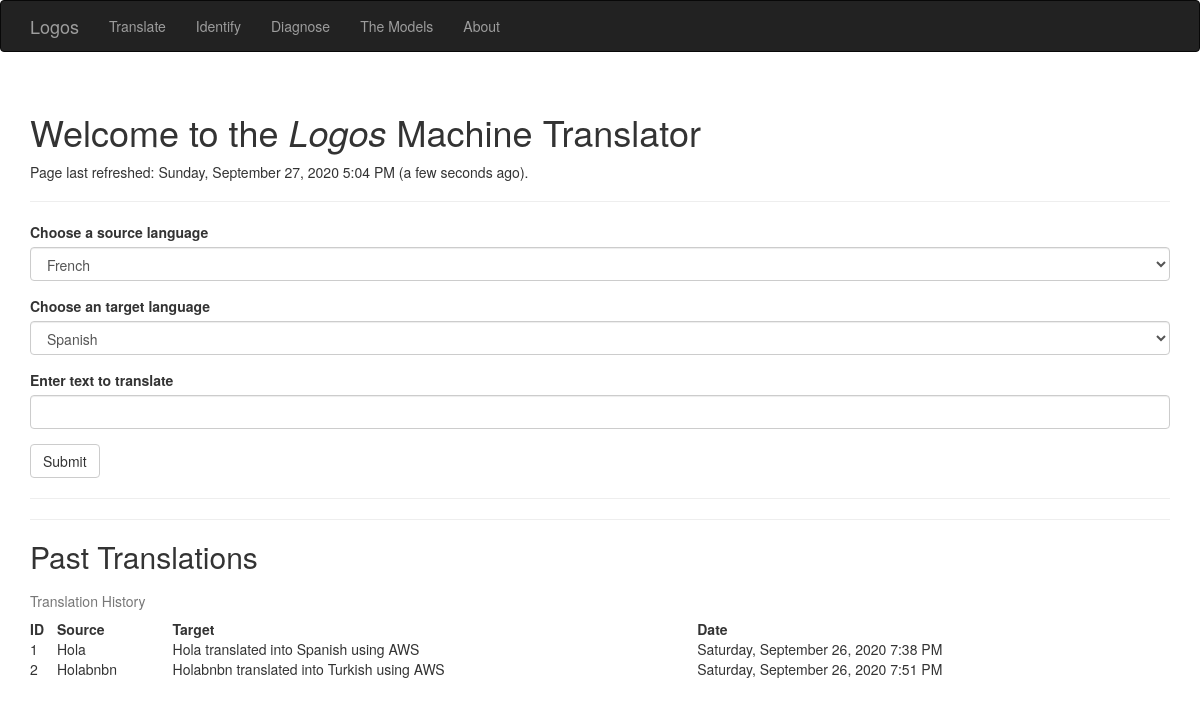
Before: / with the older database file.
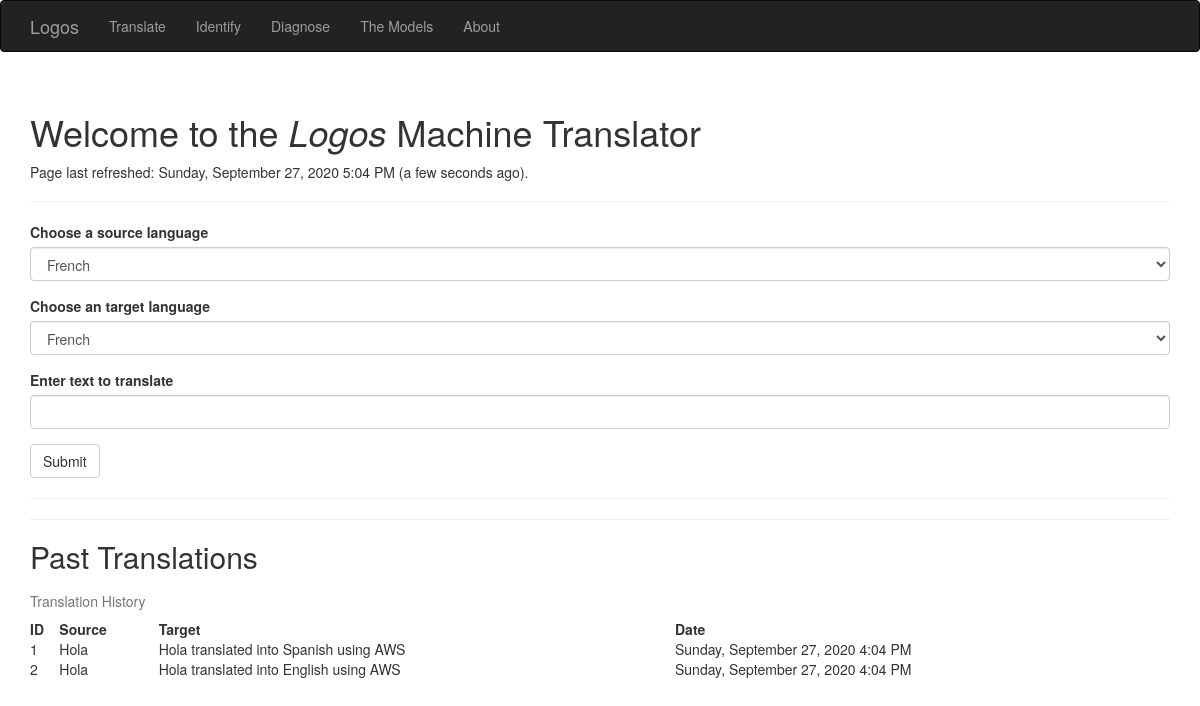
After: the same page with the newer database file.
### app/models.py (models this page shows, shortened)
class Translation(db.Model):
    __tablename__ = 'translations'
    id = db.Column(db.Integer, primary_key=True)
    date = db.Column(db.DateTime())
    source_txt = db.Column(db.String(64), index=True)
    target_txt = db.Column(db.String(64), index=True)
    model_id = db.Column(db.Integer, db.ForeignKey('translation_models.id'))

### app/main/views.py (the view, shortened to what this page needs)
@main.route('/', methods=['GET', 'POST'])
def index():
    form = TranslationForm()
    tr = Translator()
    table_of_translation_history = [[translation.id, translation.date, translation.source_txt, translation.target_txt] \
        for translation in Translation.query.all()]
    form.form_selection_input_lang.choices = [f'{Language.query.filter_by(id=model.source_lang_id).first().en_name}' \
        for model in db.session.query(TranslationModel.source_lang_id).distinct()]
    form.form_selection_output_lang.choices = [f'{Language.query.filter_by(id=model.target_lang_id).first().en_name}' \
        for model in db.session.query(TranslationModel.target_lang_id).distinct()]
    if 'form_input' in session:
        form.form_string_input.data= session['form_input']
    if 'input_lang' in session:
        form.form_selection_input_lang.data = session['input_lang']
    if 'output_lang' in session:
        form.form_selection_output_lang.data= session['output_lang']
    return render_template('index.html',
                           form=form,
                           form_output=session.get('form_output'),
                           form_input=session.get('form_input'),
                           ouput_selection=session.get('output_lang'),
                           input_selection=session.get('input_lang'),
                           table_of_translation_history=table_of_translation_history,
                           current_time=datetime.utcnow())

### app/main/forms.py
class TranslationForm(FlaskForm):
    form_selection_input_lang = SelectField('Choose a source language', validators=[DataRequired()])
    form_selection_output_lang = SelectField('Choose an target language', validators=[DataRequired()])
    form_string_input = StringField('Enter text to translate', validators=[DataRequired()])
    submit = SubmitField('Submit')

### app/templates/index.html (shortened to what this page needs)
{% extends "base.html" %}
{% import "bootstrap/wtf.html" as wtf %}
{% block head %}
{{ super() }}
{% endblock %}
{% block page_content %}
<div class="page-header">
    <h1>Welcome to the <i>Logos</i> Machine Translator</h1>
    <p>Page last refreshed: {{ moment(current_time).format('LLLL') }}
      ({{ moment(current_time).fromNow(refresh=True) }}).</p>
</div>
{{ wtf.quick_form(form) }}
<hr/>
<hr/>
<div class="page=header">
    <h2>Past Translations</h2>
    <table style="width:100%">
        <caption>Translation History</caption>
        <tr>
          <th>ID</th>
          <th>Source</th>
          <th>Target</th>
          <th>Date</th>
        </tr>
        {% for translation in table_of_translation_history %}
        <tr>
          <td>{{ translation[0] }}</td>
          <td>{{ translation[2] }}</td>
          <td>{{ translation[3] }}</td>
          <td>{{ moment(translation[1]).format('LLLL') }}</td>
        </tr>
        {% endfor %}
    </table>
</div>
{% endblock %}

### app/templates/base.html (shortened to what this page needs)
{% extends "bootstrap/base.html" %}
{% block head %}
{{ super() }}
{% endblock %}
{% block navbar %}
<div class="navbar navbar-inverse" role="navigation">
    <div class="container">
        <div class="navbar-header">
            <a class="navbar-brand" href="{{ url_for('main.index') }}">Logos</a>
        </div>
        <div class="navbar-collapse collapse">
            <ul class="nav navbar-nav">
                <li><a href="{{ url_for('main.index') }}">Translate</a></li>
            </ul>
            <ul class="nav navbar-nav">
                <li><a href="{{ url_for('main.identify') }}">Identify</a></li>
            </ul>
            <ul class="nav navbar-nav">
                <li><a href="{{ url_for('main.diagnose') }}">Diagnose</a></li>
            </ul>
            <ul class="nav navbar-nav">
                <li><a href="{{ url_for('main.themodels') }}">The Models</a></li>
            </ul>
            <ul class="nav navbar-nav">
                <li><a href="{{ url_for('main.about') }}">About</a></li>
            </ul>
        </div>
    </div>
</div>
{% endblock %}
{% block content %}
<div class="container">
    {% block page_content %}{% endblock %}
</div>
{% endblock %}

Changed rows visible on the page:
changed Translation "Hola translated into Spanish using AWS": date "Saturday, September 26, 2020 7:38 PM" → "Sunday, September 27, 2020 4:04 PM"
changed Translation id 2: source_txt "Holabnbn" → "Hola"; target_txt "Holabnbn translated into Turkish using AWS" → "Hola translated into English using AWS"; date "Saturday, September 26, 2020 7:51 PM" → "Sunday, September 27, 2020 4:04 PM"
Other visible differences:
form field form_selection_output_lang: "Spanish" → "French"
